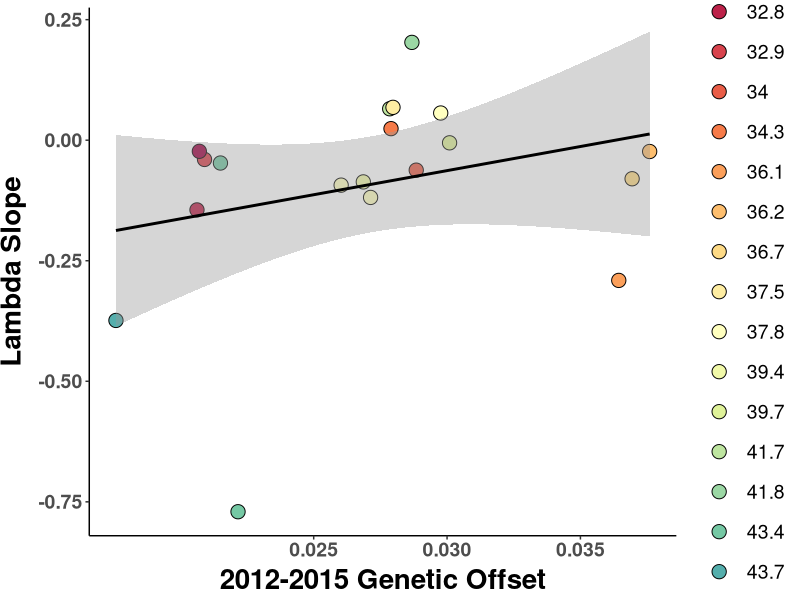
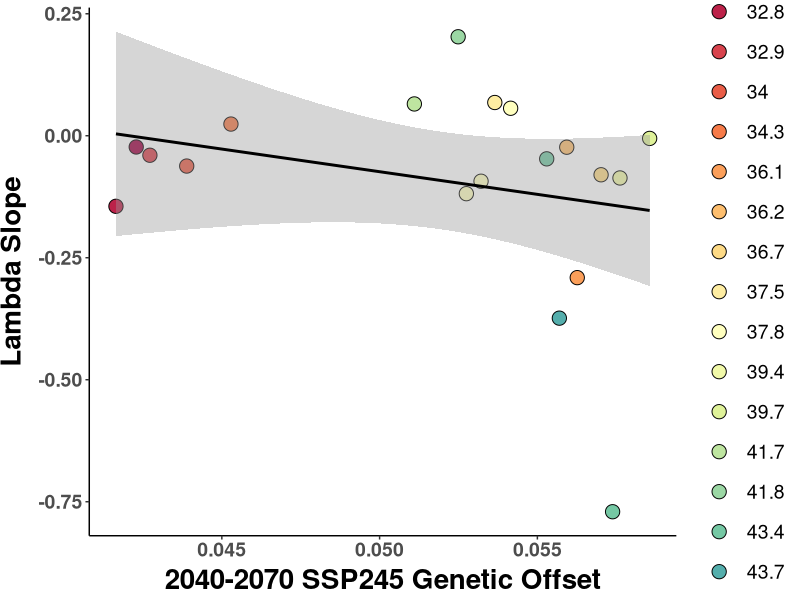
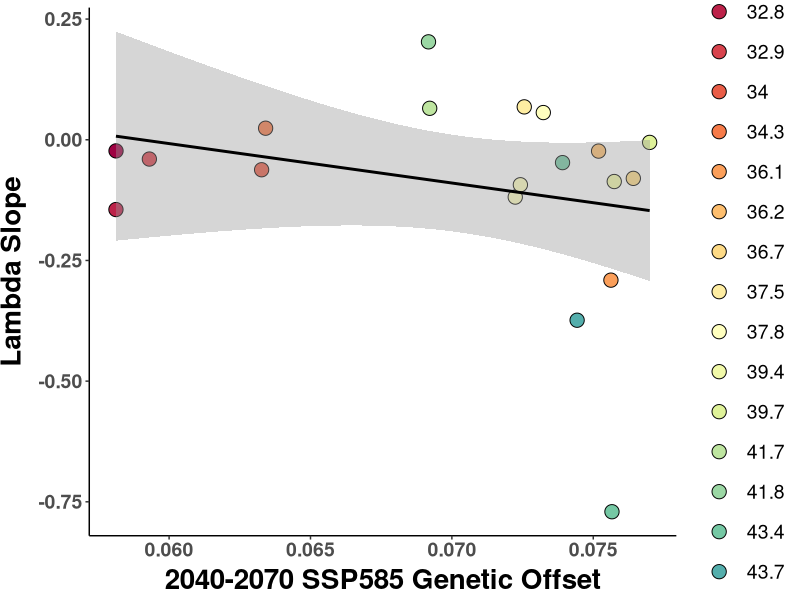
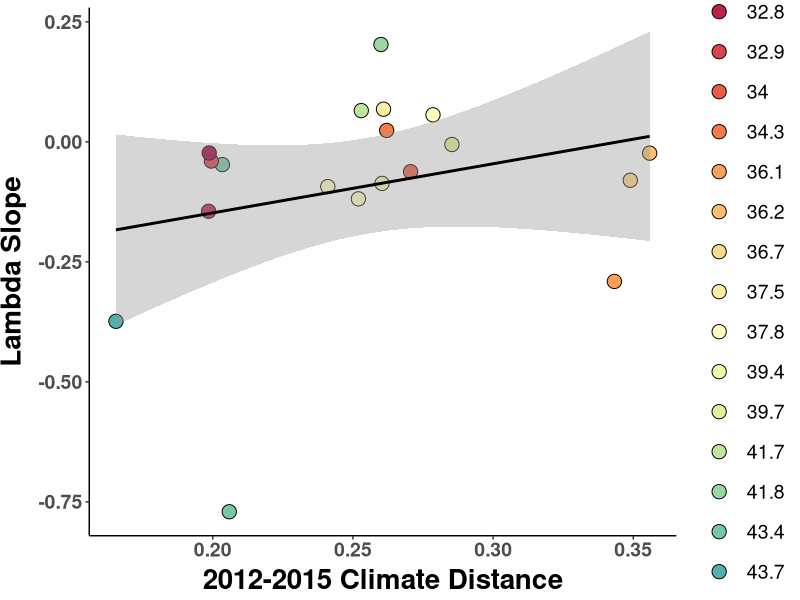
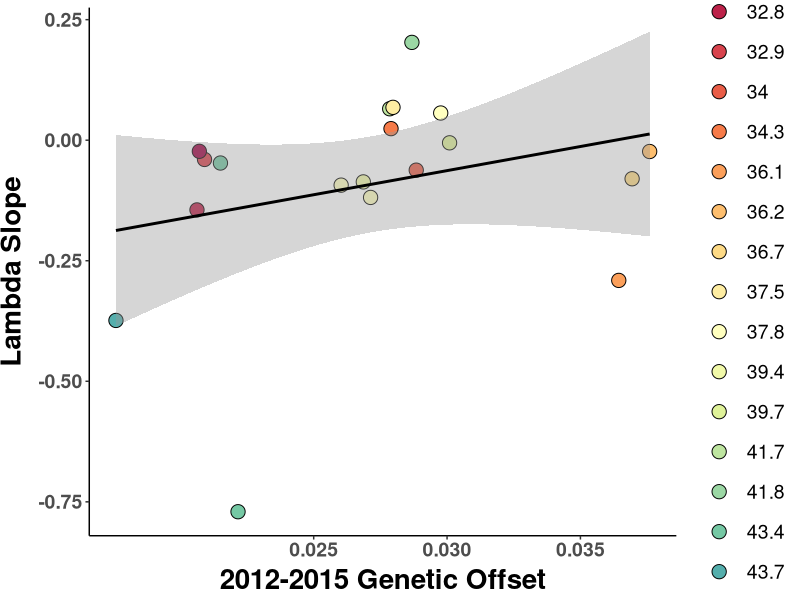
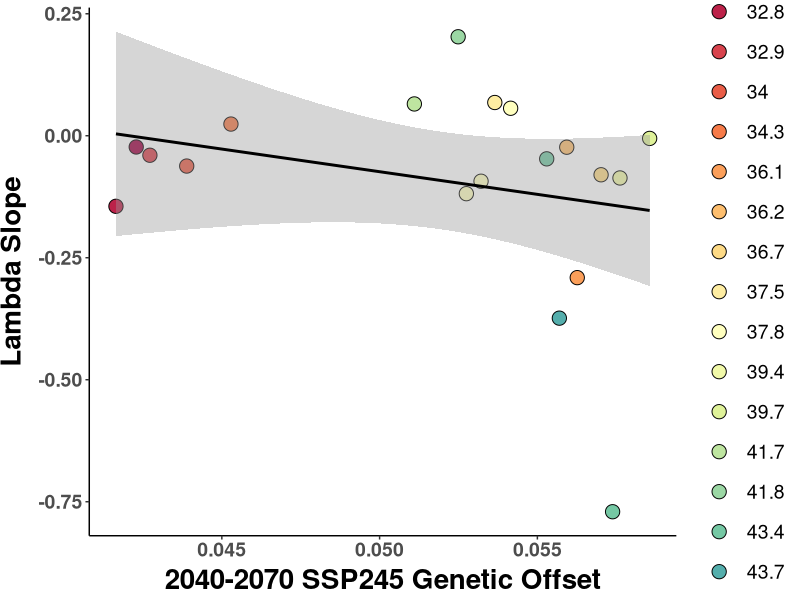
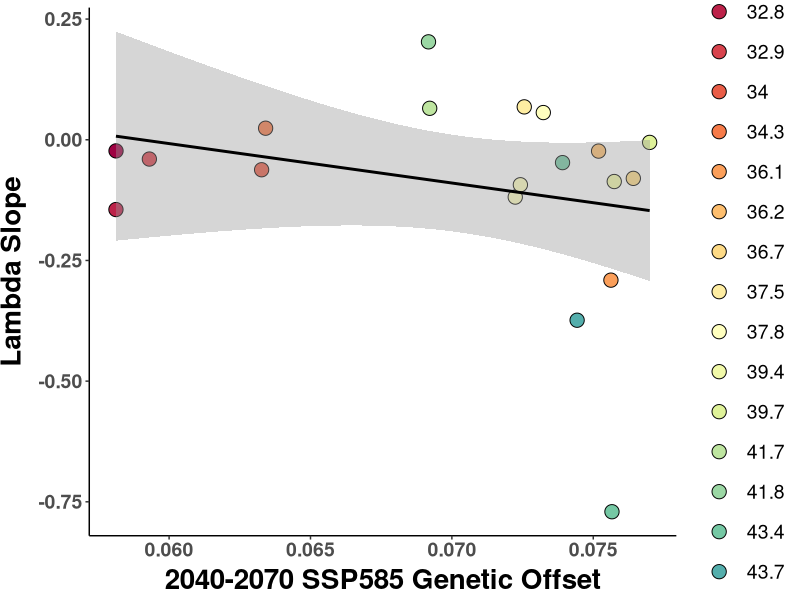
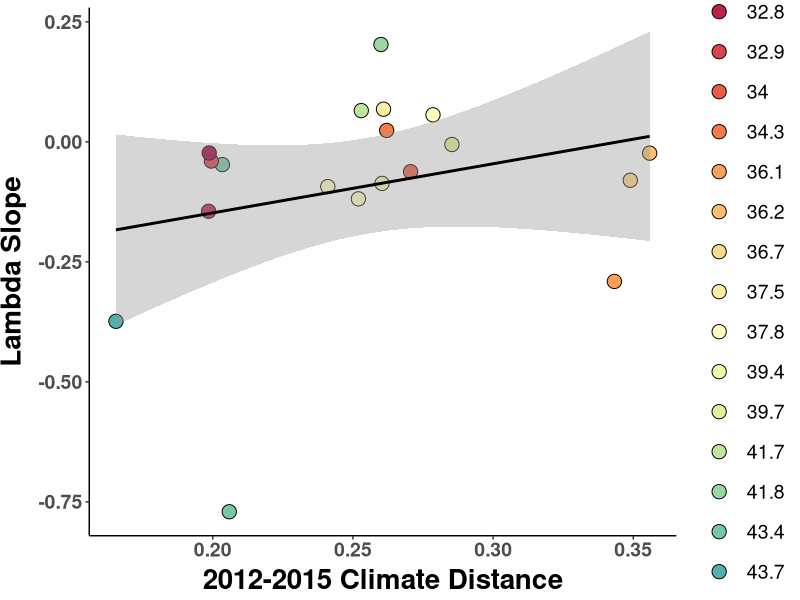

Reproduce these figures in R, in order.
##################################################################################
## Plot offset against lambda.slope
## Author Daniel Anstett
## 
## 
## Last Modified April 19, 2023
###################################################################################

#Library install and import
library(tidyverse) 
library(car)
library(ggrepel)
library(RColorBrewer)

#Import data
offset_pop <- read_csv("data/genomic_data/offset_pop_beagle.csv")
#offset_pop <- offset_pop %>% filter(Demo_ID!=24)
offset_pop_10 <- offset_pop %>% filter(Paper_ID<13)

#stats
lm.1215 <- lm(lambda.slope~offset_1215,data=offset_pop)
lm.SSP245 <- lm(lambda.slope~offset_SSP245,data=offset_pop)
lm.SSP585 <- lm(lambda.slope~offset_SSP585,data=offset_pop)
lm.dist <- lm(lambda.slope~offset_climate,data=offset_pop)

lm.1215_10 <- lm(lambda.slope~offset_1215,data=offset_pop_10)
lm.SSP245_10 <- lm(lambda.slope~offset_SSP245,data=offset_pop_10)
lm.SSP585_10 <- lm(lambda.slope~offset_SSP585,data=offset_pop_10)
lm.dist_10 <- lm(lambda.slope~offset_climate,data=offset_pop_10)

summary(lm.1215)
summary(lm.SSP245)
summary(lm.SSP585)


Anova(lm.1215,type="III")
Anova(lm.SSP245,type="III")
Anova(lm.SSP585,type="III")
Anova(lm.dist,type="III")


Anova(lm.1215_10,type="III")
Anova(lm.SSP245_10,type="III")
Anova(lm.SSP585_10,type="III")
Anova(lm.dist_10,type="III")






###########################################################################################################

# N-S color gradient
lat_cols=colorRampPalette(brewer.pal(11,"Spectral"))
n.sites <- length(unique(offset_pop$Site))
color.list <- lat_cols(n.sites)


#2012-2015 offset plotted against lambda
ggplot(offset_pop, aes(x=offset_1215, y=lambda.slope)) + 
  geom_point(aes(fill=as.factor(round(Latitude, 1))),shape=21,size =4.5)+
  geom_smooth(method=lm,color="black")+
  scale_y_continuous(name="Lambda Slope")+
  scale_x_continuous(name="2012-2015 Genetic Offset",breaks=c(0.025,0.03,0.035,0.04,0.045))+
  scale_fill_manual(values=color.list) +
  theme_classic() + theme(
    axis.text.x = element_text(size=14, face="bold"),
    axis.text.y = element_text(size=14,face="bold"),
    axis.title.x = element_text(color="black", size=20, vjust = 0.5, face="bold"),
    axis.title.y = element_text(color="black", size=20,vjust = 2, face="bold",hjust=0.5),
    legend.title = element_blank(),
    legend.text = element_text(size = 14),  # Increase the size of the legend text
    legend.key.size = unit(2, "lines")  # Increase the size of the legend dots
    )
ggsave("Graphs/lambda_gradient/1_offset_lambda_1215.pdf",width=8, height = 6, units = "in")


#SSP 245 offset plotted against lambda
ggplot(offset_pop, aes(x=offset_SSP245, y=lambda.slope)) + 
  geom_point(aes(fill=as.factor(round(Latitude, 1))),shape=21,size =4.5)+
  geom_smooth(method=lm,color="black")+
  scale_y_continuous(name="Lambda Slope")+
  scale_x_continuous(name="2040-2070 SSP245 Genetic Offset",breaks=c(0.04,0.045,0.05,0.055,0.06))+
  scale_fill_manual(values=color.list) +
  theme_classic() + theme(
    axis.text.x = element_text(size=14, face="bold"),
    axis.text.y = element_text(size=14,face="bold"),
    axis.title.x = element_text(color="black", size=20, vjust = 0.5, face="bold"),
    axis.title.y = element_text(color="black", size=20,vjust = 2, face="bold",hjust=0.5),
    legend.title = element_blank(),
    legend.text = element_text(size = 14),  # Increase the size of the legend text
    legend.key.size = unit(2, "lines")  # Increase the size of the legend dots
  )
ggsave("Graphs/lambda_gradient/2_offset_lambda_ssp245.pdf",width=8, height = 6, units = "in")

#SSP 585 offset plotted against lambda
ggplot(offset_pop, aes(x=offset_SSP585, y=lambda.slope)) + 
  geom_point(aes(fill=as.factor(round(Latitude, 1))),shape=21,size =4.5)+
  geom_smooth(method=lm,color="black")+
  scale_y_continuous(name="Lambda Slope")+
  scale_x_continuous(name="2040-2070 SSP585 Genetic Offset",breaks=c(0.055,0.06,0.065,0.07,0.075))+
  scale_fill_manual(values=color.list) +
  theme_classic() + theme(
    axis.text.x = element_text(size=14, face="bold"),
    axis.text.y = element_text(size=14,face="bold"),
    axis.title.x = element_text(color="black", size=20, vjust = 0.5, face="bold"),
    axis.title.y = element_text(color="black", size=20,vjust = 2, face="bold",hjust=0.5),
    legend.title = element_blank(),
    legend.text = element_text(size = 14),  # Increase the size of the legend text
    legend.key.size = unit(2, "lines")  # Increase the size of the legend dots
  )
ggsave("Graphs/lambda_gradient/3_offset_lambda_ssp585.pdf",width=8, height = 6, units = "in")




###########################

#climate distance plotted against lambda
ggplot(offset_pop, aes(x=offset_climate, y=lambda.slope)) + 
  geom_point(aes(fill=as.factor(round(Latitude, 1))),shape=21,size =4.5)+
  geom_smooth(method=lm,color="black")+
  scale_y_continuous(name="Lambda Slope")+
  scale_x_continuous(name="2012-2015 Climate Distance")+
  scale_fill_manual(values=color.list) +
  theme_classic() + theme(
    axis.text.x = element_text(size=14, face="bold"),
    axis.text.y = element_text(size=14,face="bold"),
    axis.title.x = element_text(color="black", size=20, vjust = 0.5, face="bold"),
    axis.title.y = element_text(color="black", size=20,vjust = 2, face="bold",hjust=0.5),
    legend.title = element_blank(),
    legend.text = element_text(size = 14),  # Increase the size of the legend text
    legend.key.size = unit(2, "lines")  # Increase the size of the legend dots
  )
ggsave("Graphs/lambda_gradient/4_distance_lambda.pdf",width=8, height = 6, units = "in")





##################################################################################################################






